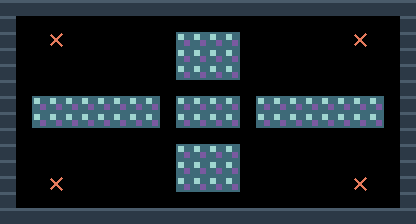

Tiled map render using the project's own tile images. Description and the whole map definition, tile-layer contents included, below:
An orthogonal 26x14 tile map with 16x16 px tiles, 2 tile layers (terreno, marcadores).

<map version="1.10" tiledversion="1.11.0" orientation="orthogonal" renderorder="right-down" width="26" height="14" tilewidth="16" tileheight="16" infinite="0" nextlayerid="3" nextobjectid="1">
 <properties>
  <property name="tipo" value="cat_combate" />
  <property name="nombre" value="cruz" />
 </properties>
 <tileset firstgid="1" source="muelle.tsx" />
 <layer id="1" name="terreno" width="26" height="14">
  <data encoding="csv">
1,1,1,1,1,1,1,1,1,1,1,1,1,1,1,1,1,1,1,1,1,1,1,1,1,1,
1,0,0,0,0,0,0,0,0,0,0,0,0,0,0,0,0,0,0,0,0,0,0,0,0,1,
1,0,0,0,0,0,0,0,0,0,0,5,5,5,5,0,0,0,0,0,0,0,0,0,0,1,
1,0,0,0,0,0,0,0,0,0,0,5,5,5,5,0,0,0,0,0,0,0,0,0,0,1,
1,0,0,0,0,0,0,0,0,0,0,5,5,5,5,0,0,0,0,0,0,0,0,0,0,1,
1,0,0,0,0,0,0,0,0,0,0,0,0,0,0,0,0,0,0,0,0,0,0,0,0,1,
1,0,5,5,5,5,5,5,5,5,0,5,5,5,5,0,5,5,5,5,5,5,5,5,0,1,
1,0,5,5,5,5,5,5,5,5,0,5,5,5,5,0,5,5,5,5,5,5,5,5,0,1,
1,0,0,0,0,0,0,0,0,0,0,0,0,0,0,0,0,0,0,0,0,0,0,0,0,1,
1,0,0,0,0,0,0,0,0,0,0,5,5,5,5,0,0,0,0,0,0,0,0,0,0,1,
1,0,0,0,0,0,0,0,0,0,0,5,5,5,5,0,0,0,0,0,0,0,0,0,0,1,
1,0,0,0,0,0,0,0,0,0,0,5,5,5,5,0,0,0,0,0,0,0,0,0,0,1,
1,0,0,0,0,0,0,0,0,0,0,0,0,0,0,0,0,0,0,0,0,0,0,0,0,1,
1,1,1,1,1,1,1,1,1,1,1,1,1,1,1,1,1,1,1,1,1,1,1,1,1,1
</data>
 </layer>
 <layer id="2" name="marcadores" width="26" height="14">
  <data encoding="csv">
0,0,0,0,0,0,0,0,0,0,0,0,0,0,0,0,0,0,0,0,0,0,0,0,0,0,
0,0,0,0,0,0,0,0,0,0,0,0,0,0,0,0,0,0,0,0,0,0,0,0,0,0,
0,0,0,3,0,0,0,0,0,0,0,0,0,0,0,0,0,0,0,0,0,0,3,0,0,0,
0,0,0,0,0,0,0,0,0,0,0,0,0,0,0,0,0,0,0,0,0,0,0,0,0,0,
0,0,0,0,0,0,0,0,0,0,0,0,0,0,0,0,0,0,0,0,0,0,0,0,0,0,
0,0,0,0,0,0,0,0,0,0,0,0,0,0,0,0,0,0,0,0,0,0,0,0,0,0,
0,0,0,0,0,0,0,0,0,0,0,0,0,0,0,0,0,0,0,0,0,0,0,0,0,0,
0,0,0,0,0,0,0,0,0,0,0,0,0,0,0,0,0,0,0,0,0,0,0,0,0,0,
0,0,0,0,0,0,0,0,0,0,0,0,0,0,0,0,0,0,0,0,0,0,0,0,0,0,
0,0,0,0,0,0,0,0,0,0,0,0,0,0,0,0,0,0,0,0,0,0,0,0,0,0,
0,0,0,0,0,0,0,0,0,0,0,0,0,0,0,0,0,0,0,0,0,0,0,0,0,0,
0,0,0,3,0,0,0,0,0,0,0,0,0,0,0,0,0,0,0,0,0,0,3,0,0,0,
0,0,0,0,0,0,0,0,0,0,0,0,0,0,0,0,0,0,0,0,0,0,0,0,0,0,
0,0,0,0,0,0,0,0,0,0,0,0,0,0,0,0,0,0,0,0,0,0,0,0,0,0
</data>
 </layer>
</map>
